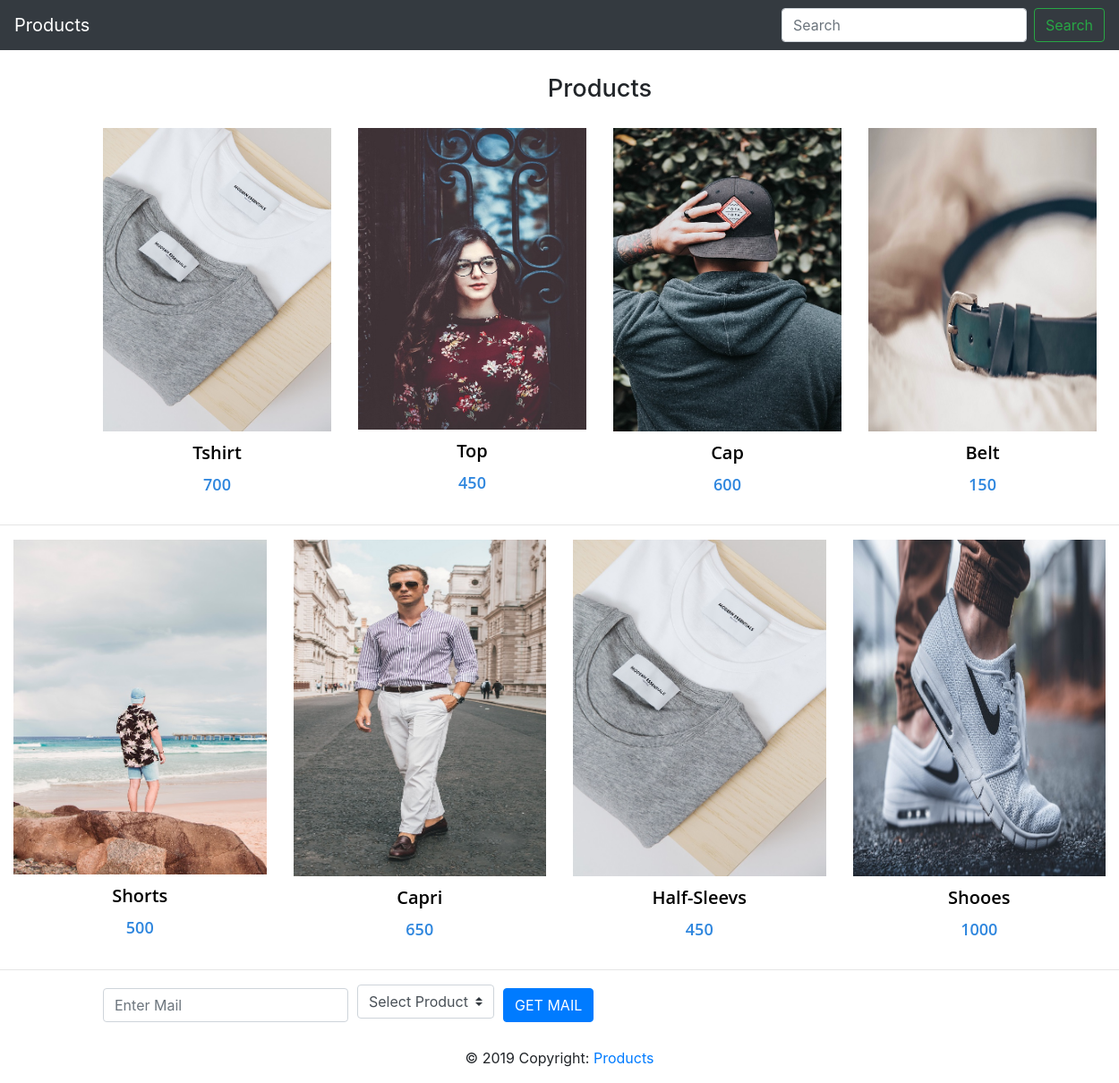
The page / on the database its author committed.
### app.py (models this page shows, shortened)
class products(db.Model):
    id=db.Column(db.Integer,primary_key=True)
    product_name1 = db.Column(db.String(50))
    price1 = db.Column(db.Integer)
    product_name2 = db.Column(db.String(50))
    price2 = db.Column(db.Integer)
    product_name3 = db.Column(db.String(50))
    price3 = db.Column(db.Integer)
    product_name4 = db.Column(db.String(50))
    price4 = db.Column(db.Integer)

class products2(db.Model):
    id=db.Column(db.Integer,primary_key=True)
    product_name5 = db.Column(db.String(50))
    price5 = db.Column(db.Integer)
    product_name6 = db.Column(db.String(50))
    price6 = db.Column(db.Integer)
    product_name7 = db.Column(db.String(50))
    price7 = db.Column(db.Integer)
    product_name8 = db.Column(db.String(50))
    price8 = db.Column(db.Integer)

### app.py (the view)
@app.route('/',methods=['GET','POST'])
def home():
    obj=products.query.first()
    obj1=products2.query.first()
    context = {'product_name1':obj.product_name1,'price1':obj.price1,
               'product_name2': obj.product_name2, 'price2': obj.price2,
               'product_name3': obj.product_name3, 'price3': obj.price3,
               'product_name4': obj.product_name4, 'price4': obj.price4,
               'product_name5': obj1.product_name5, 'price5': obj1.price5,
               'product_name6': obj1.product_name6, 'price6': obj1.price6,
               'product_name7': obj1.product_name7, 'price7': obj1.price7,
               'product_name8': obj1.product_name8, 'price8': obj1.price8,
               }
    return render_template('home.html', context=context)

### templates/home.html (shortened to what this page needs)
<!doctype html>
<html lang="en">
  <head>
    <link rel="stylesheet" href="https://maxcdn.bootstrapcdn.com/bootstrap/4.0.0/css/bootstrap.min.css">
     <link rel="stylesheet" href="{{ url_for('static', filename='main.css') }}">
  </head>
  <body>
   <nav class="navbar navbar-expand-lg navbar navbar navbar-dark bg-dark">
  <a class="navbar-brand" href="#">Products</a>
  <div class="collapse navbar-collapse" id="navbarTogglerDemo02">
    <form class="form-inline my-2 my-lg-0">
      <input class="form-control mr-sm-2" type="search" placeholder="Search">
      <button class="btn btn-outline-success my-2 my-sm-0" type="submit">Search</button>
    </form>
  </div>
</nav>
<main >
<div class="container">
    <h3 class="h3">Products</h3>
    <div class="row">
        <div class="col-md-3 col-sm-6">
            <div class="product-grid6">
                <div class="product-image6">
                    <a href="#">
                        <img class="pic-1" src="/static/images/tshirt.jpg">
                    </a>
                </div>
                <div class="product-content">
                    <h3 class="title"><a href="#">{{ context.product_name1 }}</a></h3>
                    <div class="price">{{ context.price1 }}
                    </div>
                </div>
            </div>
        </div>
        <div class="col-md-3 col-sm-6">
            <div class="product-grid6">
                <div class="product-image6">
                    <a href="#">
                        <img class="pic-1" src="/static/images/top.jpg">
                    </a>
                </div>
                <div class="product-content">
                    <h3 class="title"><a href="#">{{ context.product_name2 }}</a></h3>
                    <div class="price">{{ context.price2 }}
                    </div>
                </div>
            </div>
        </div>
        <div class="col-md-3 col-sm-6">
            <div class="product-grid6">
                <div class="product-image6">
                    <a href="#">
                        <img class="pic-1" src="/static/images/cap.jpg">
                    </a>
                </div>
                <div class="product-content">
                    <h3 class="title"><a href="#">{{ context.product_name3 }}</a></h3>
                    <div class="price">{{ context.price3 }}
                    </div>
                </div>
            </div>
        </div>
        <div class="col-md-3 col-sm-6">
            <div class="product-grid6">
                <div class="product-image6">
                    <a href="#">
                        <img class="pic-1" src="/static/images/saile-ilyas-1355141-unsplash.jpg">
                    </a>
                </div>
                <div class="product-content">
                    <h3 class="title"><a href="#">{{ context.product_name4 }}</a></h3>
                    <div class="price">{{ context.price4 }}
                    </div>
                </div>
            </div>
        </div>
    </div>
</div>
<hr>
<div class="container-fluid">
    <div class="row">
        <div class="col-md-3 col-sm-6">
            <div class="product-grid6">
                <div class="product-image6">
                    <a href="#">
                        <img class="pic-1" src="/static/images/shots.jpg">
                    </a>
                </div>
                <div class="product-content">
                    <h3 class="title"><a href="#">{{ context.product_name5 }}</a></h3>
                    <div class="price">{{ context.price5 }}
                    </div>
                </div>
            </div>
        </div>
        <div class="col-md-3 col-sm-6">
            <div class="product-grid6">
                <div class="product-image6">
                    <a href="#">
                        <img class="pic-1" src="/static/images/shirt.jpg">
                    </a>
                </div>
                <div class="product-content">
                    <h3 class="title"><a href="#">{{ context.product_name6 }}</a></h3>
                    <div class="price">{{ context.price6 }}
                    </div>
                </div>
            </div>
        </div>
        <div class="col-md-3 col-sm-6">
            <div class="product-grid6">
                <div class="product-image6">
                    <a href="#">
                        <img class="pic-1" src="/static/images/tshirt.jpg">
                    </a>
                </div>
                <div class="product-content">
                    <h3 class="title"><a href="#">{{ context.product_name7 }}</a></h3>
                    <div class="price">{{ context.price7 }}
                    </div>
                </div>
            </div>
        </div>
        <div class="col-md-3 col-sm-6">
            <div class="product-grid6">
                <div class="product-image6">
                    <a href="#">
                        <img class="pic-1" src="/static/images/shoes.jpg">
                    </a>
                </div>
                <div class="product-content">
                    <h3 class="title"><a href="#">{{ context.product_name8 }}</a></h3>
                    <div class="price">{{ context.price8 }}
                    </div>
                </div>
            </div>
        </div>
    </div>
</div>
<hr>
    <div class="container">
   <form>
  <div class="form-row align-items-center">
    <div class="col-auto">
      <input type="text" class="form-control mb-2" id="inlineFormInput" placeholder="Enter Mail">
    </div>
    <div class="col-auto">
                                  <div class="input-group mb-3">
                                   <select class="custom-select" id="inputGroupSelect02" name="service">
                                   <option selected>Select Product</option>
                                   </select>
                                  </div>
    </div>
    <div class="col-auto">
      <button type="submit" class="btn btn-primary mb-2">GET MAIL</button>
    </div>
  </div>
</form>
    </div>
<footer class="page-footer font-small blue">
  <div class="footer-copyright text-center py-3">© 2019 Copyright:
    <a href="https://mdbootstrap.com/education/bootstrap/">Products </a>
  </div>
</footer>
</main>
  </body>
</html>

### static/main.css (style rules this page uses)
h3.h3 { text-align:center;margin:1em;text-transform:capitalize;font-size:1.7em; }
.product-grid6,.product-grid6 .product-image6 { overflow:hidden }
.product-grid6 { font-family:'Open Sans',sans-serif;text-align:center;position:relative;transition:all .5s ease 0s }
.product-grid6 .product-image6 a { display:block }
.product-grid6 .product-image6 img { width:100%;height:auto;transition:all .5s ease 0s }
.product-grid6 .product-content { padding:12px 12px 15px;transition:all .5s ease 0s }
.product-grid6 .title { font-size:20px;font-weight:600;text-transform:capitalize;margin:0 0 10px;transition:all .3s ease 0s }
.product-grid6 .title a { color:#000 }
.product-grid6 .price { font-size:18px;font-weight:600;color:#2e86de }
.container { margin-left: 100px; }

### rows shown on the page
products: product_name1 "Tshirt", price1 "700", product_name2 "Top", price2 "450", product_name3 "Cap", price3 "600", product_name4 "Belt"
products2: product_name5 "Shorts", price5 "500", product_name6 "Capri", price6 "650", product_name7 "Half-Sleevs", price7 "450", product_name8 "Shooes", price8 "1000"

### other values the page prints
{{ context.price4 }} "150"
